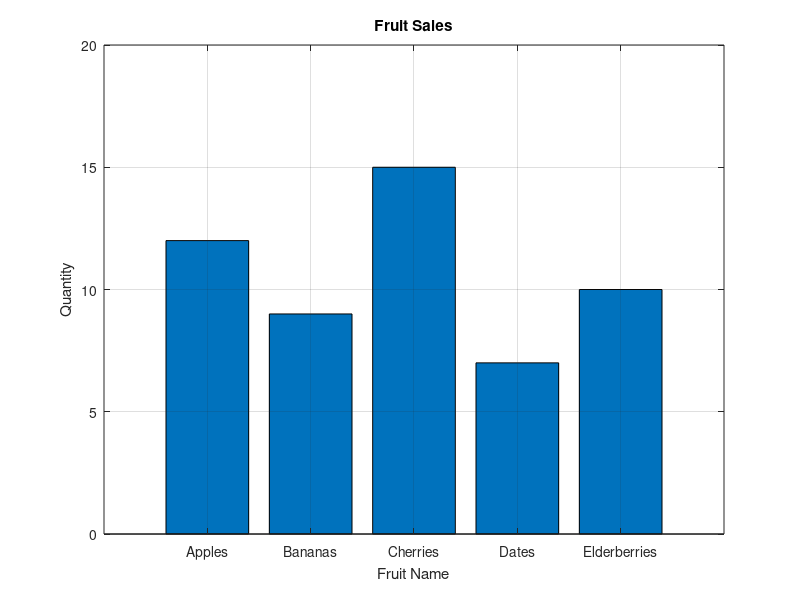

Source code (MATLAB):
clc;
clear;
close all;

load fruit_inventory.mat

bar(values);

grid on;

title('Fruit Sales');
ylabel('Quantity');
xlabel('Fruit Name');

xticklabels(categories);
